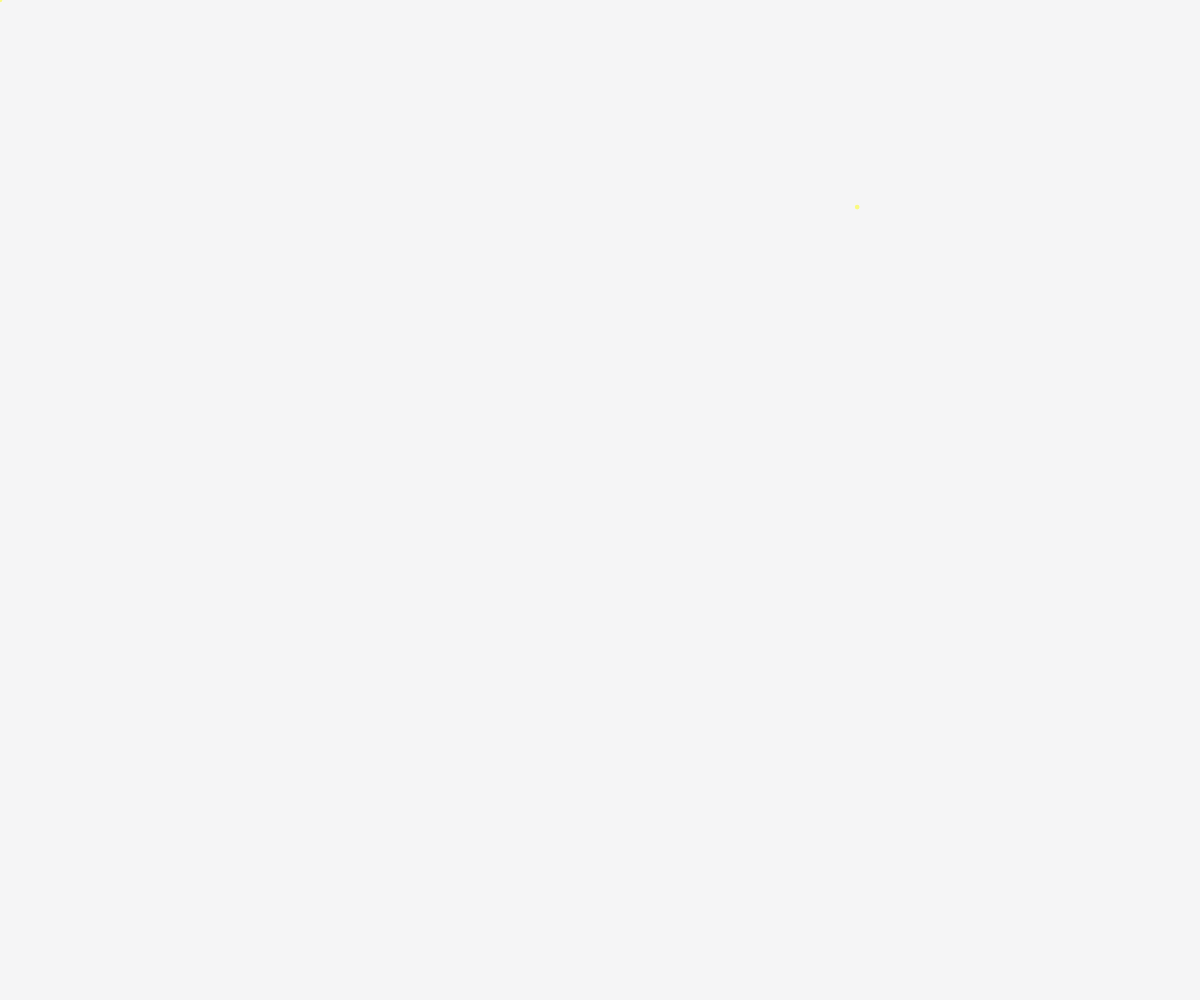
Frame 1 (no input)
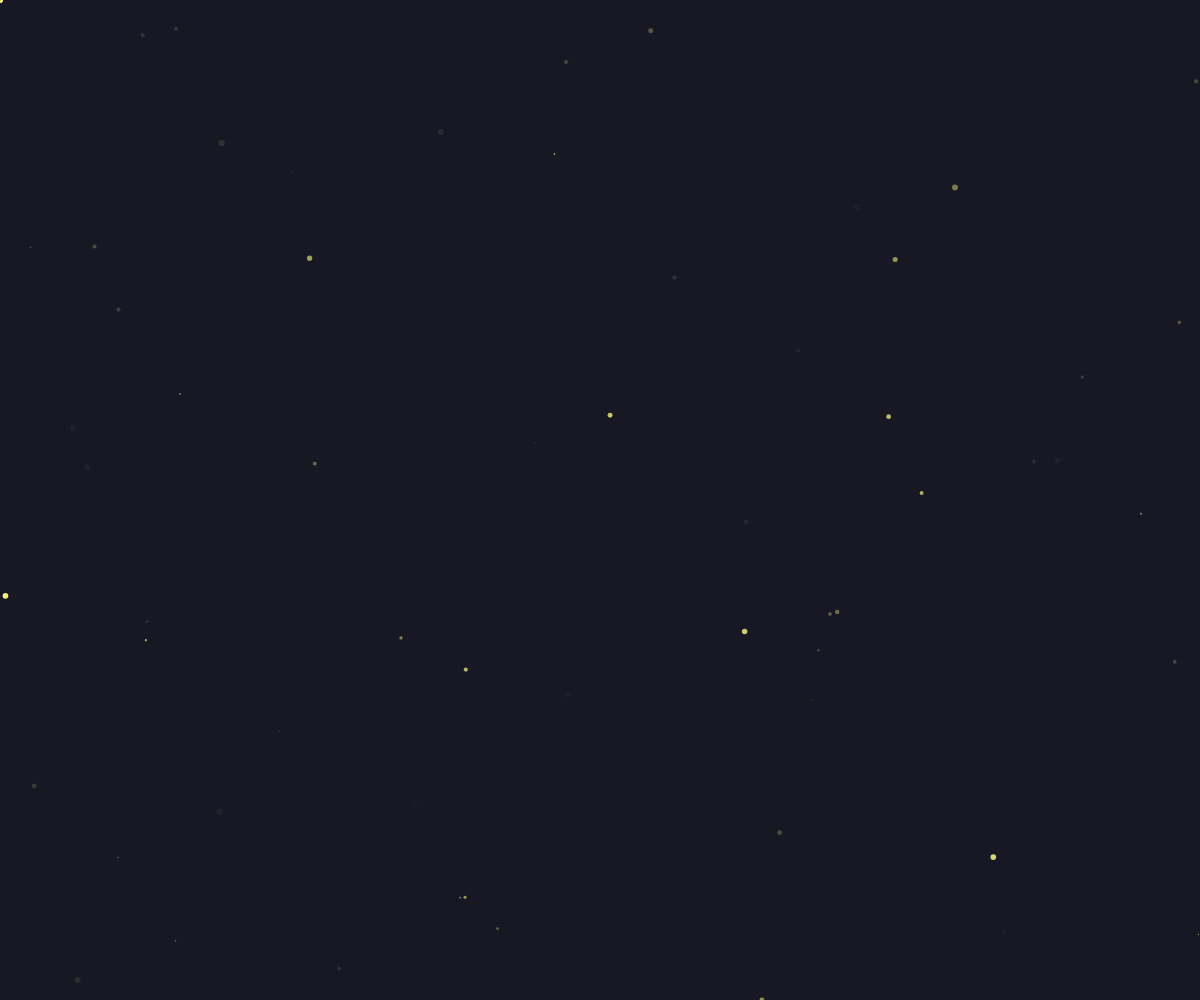
Frame 60 (no input)
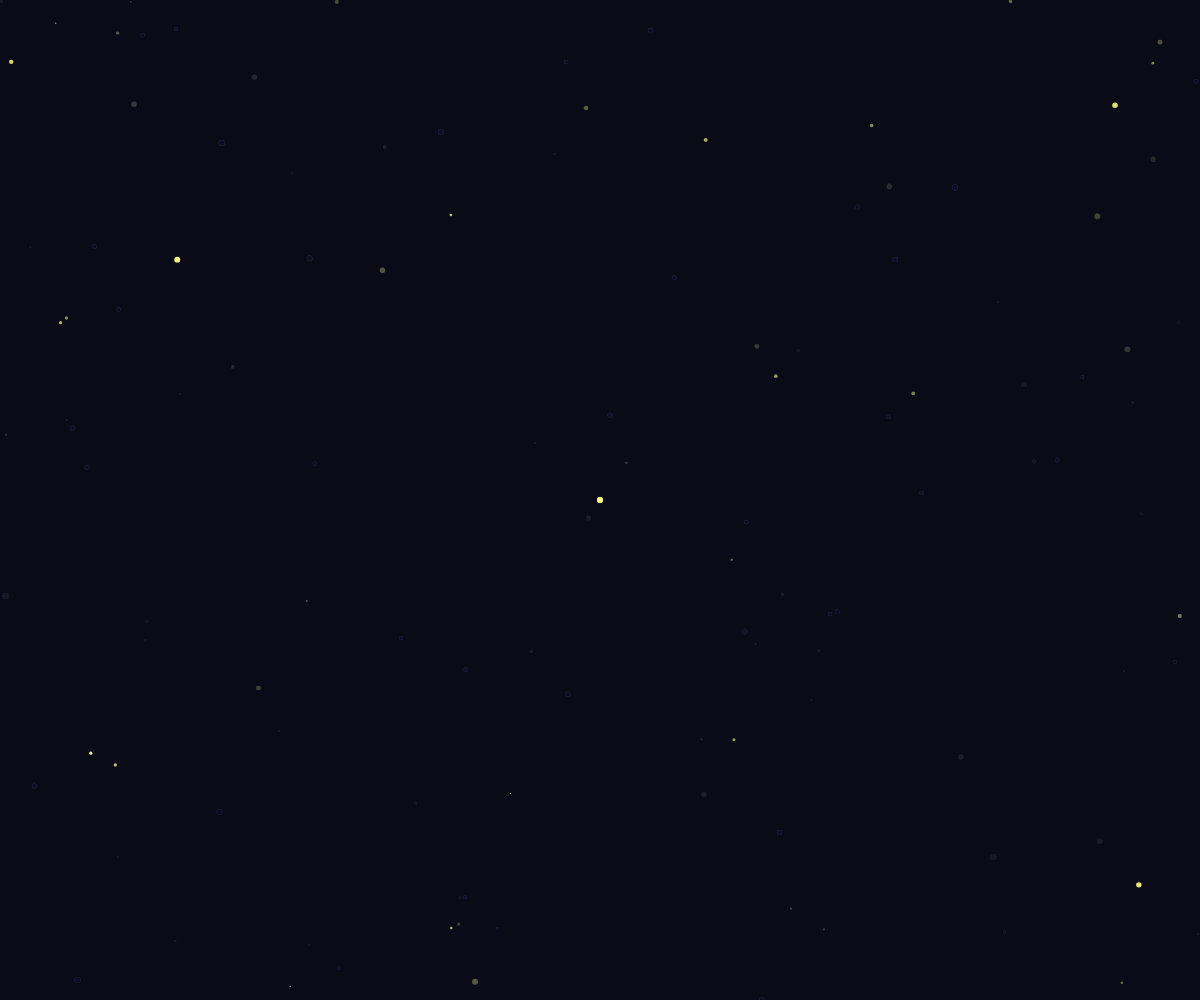
Frame 120 (the mouse pressed at the canvas centre since frame 60)

The p5.js sketch that drew these frames (run headless with seeded random() and noise() and a simulated clock; from frame 60 on, the mouse is pressed at the canvas centre):

// p5.js sketch
// ── sketch.js
function setup() {
  createCanvas(windowWidth, windowHeight);
  noCursor();
  //캔버스의 크기 제한을 두지 않기 위해서 각각 windowWidth와 height를 사용한듯 보이고, 마우스 커서도 캔버스 내에서 움직일수있도록 개체로 넣었으며 그 커서가 보이지 않도록 noCursor를 사용한듯
}

function draw() {
  
  //background with transparancy
  background(0,0,35,10); 
  fill(250,250,130);
  noStroke();
  //당연히, 앞 3자리는 rgb로 배경색을 결정하는듯 보이지만, 그 뒤에 숫자는 원본 주석문에서는 투명도라고 되어있는듯 하나, 값을 올려보니, 별 오브젝트가 생성 및 소멸되는 속도가 증가함
  
  //blinking stars
  var galaxy = { 
  locationX : random(width),
  locationY : random(height),
    //각각 별이 반짝이는, 즉 생성 및 소멸되는 위치가 랜덤이 되도록 위치를 지정해놓음
    
  size : random(1,6)
    //반짝이는 별의 랜덤 크기 
    
}
  ellipse(mouseX ,mouseY, galaxy.size, galaxy.size);
  ellipse(galaxy.locationX ,galaxy.locationY, galaxy.size, galaxy.size);
  
//위의 ellipse는 마우스커서의 위치에 따라서 움직이는 ellipse인듯 보이고, 아래의 ellipse는 그 이외의 모든 canvas안에서 생성 및 소멸되는 존재로 보임
  

}
